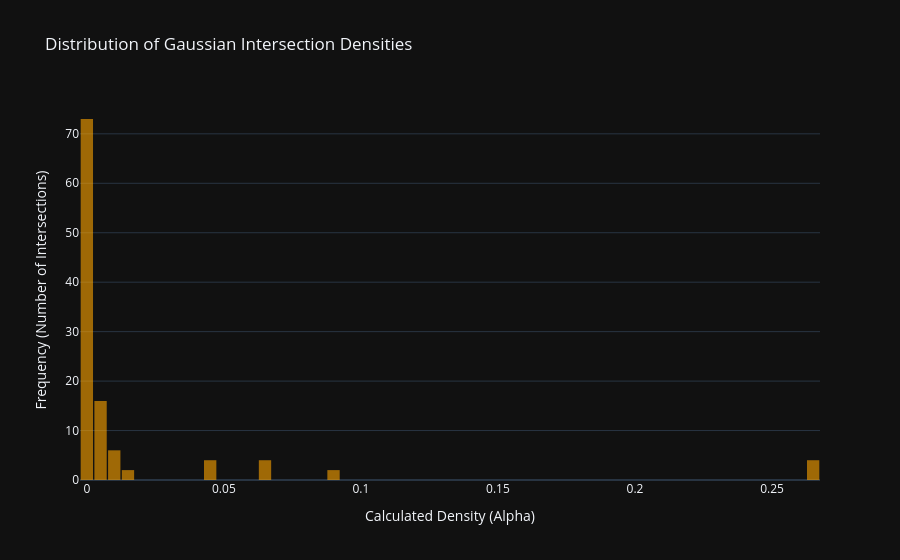

This figure's notebook cell:
### Code cell
if return_centroids and densities is not None and len(densities) > 0:
    densities_np = densities.cpu().numpy()

    # 2. Create an interactive Histogram
    fig_hist = go.Figure(data=[go.Histogram(
        x=densities_np,
        nbinsx=100, # Bins the data into 100 vertical bars
        marker_color='rgba(255, 165, 0, 0.8)', # Orange to match your overlap boxes
        opacity=0.75
    )])

    # 3. Update the layout for clarity
    fig_hist.update_layout(
        title_text='Distribution of Gaussian Intersection Densities', # title of plot
        xaxis_title_text='Calculated Density (Alpha)', # xaxis label
        yaxis_title_text='Frequency (Number of Intersections)', # yaxis label
        bargap=0.1, # Gap between bars so it looks clean
        template='plotly_dark' # Optional: makes it look like a sleek terminal UI
    )

    fig_hist.show()
else:
    print("Densities tensor is empty or return_centroids was set to False.")

### Figure 1 — Plotly figure (JSON) as saved in the notebook; plotly's stock layout.template omitted (floating-point values rounded to 4 significant figures)
{"data": [{"marker": {"color": "rgba(255, 165, 0, 0.8)"}, "nbinsx": 100, "opacity": 0.75, "type": "histogram", "x": [0.004231, 0.001079, 0.001084, 0.06576, 0.06674, 0.008606, 0.008606, 0.06674, 0.06576, 0.001084, 0.001079, 0.004231, 0.2651, 0.2664, 8.26e-05, 0.01711, 0.09061, 0.01227, 0.0006673, 0.01227, 0.09061, 0.01711, 8.26e-05, 0.2664, 0.2651, 0.008479, 0.008479, 0.000113, 0.001656, 0.001732, 0.04603, 0.006294, 3.099e-06, 8.822e-05, 5.107e-06, 0.005829, 0.006294, 0.04603, 0.001732, 0.001656, 0.005524, 0.0007197, 0.0008049, 0.005829, 0.000113, 0.004052, 9.92e-05, 0.006744, 0.006845, 0.005959, 0.04446, 0.0003335, 1.195e-05, 0.0, 5.437e-06, 0.0, 1.149e-06, 0.006845, 0.006744, 0.04446, 0.005959, 0.0, 0.0, 0.0003435, 1.219e-05, 0.0, 4.114e-05, 0.0, 1.067e-06, 3.099e-06, 0.0, 5.107e-06, 0.0, 4.114e-05, 1.219e-05, 0.0003435, 4.496e-06, 3.08e-06, 0.0, 4.134e-05, 0.0, 0.004052, 0.0008049, 1.067e-06, 0.0, 4.386e-06, 0.0, 0.0, 5.437e-06, 1.195e-05, 0.0003335, 0.005524, 4.134e-05, 3.08e-06, 8.353e-05, 1.149e-06, 0.0, 9.92e-05, 4.386e-06, 0.0, 0.0, 4.496e-06, 0.0, 0.0, 0.0007197, 8.353e-05, 0.0004251, 8.822e-05, 0.0004406, 0.0003223, 0.0003444]}], "layout": {"bargap": 0.1, "title": {"text": "Distribution of Gaussian Intersection Densities"}, "xaxis": {"title": {"text": "Calculated Density (Alpha)"}}, "yaxis": {"title": {"text": "Frequency (Number of Intersections)"}}}}
